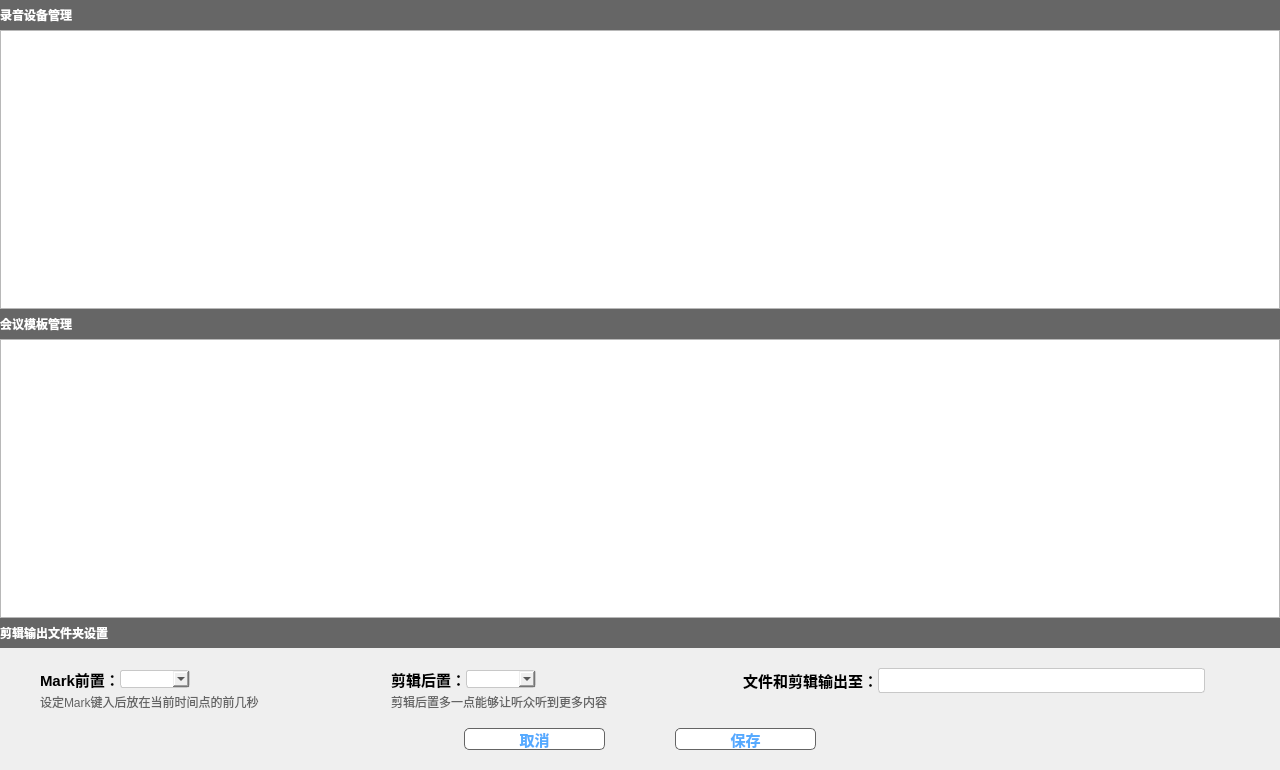
<?xml version="1.0" encoding="UTF-8"?>
<ui version="4.0">
 <class>Scene_Setting</class>
 <widget class="QGroupBox" name="Scene_Setting">
  <property name="geometry">
   <rect>
    <x>0</x>
    <y>0</y>
    <width>1280</width>
    <height>770</height>
   </rect>
  </property>
  <property name="minimumSize">
   <size>
    <width>800</width>
    <height>570</height>
   </size>
  </property>
  <property name="windowTitle">
   <string>GroupBox</string>
  </property>
  <property name="styleSheet">
   <string notr="true">QGroupBox{
border:0;
}</string>
  </property>
  <layout class="QGridLayout" name="gridLayout_7" rowstretch="1,1,0">
   <property name="leftMargin">
    <number>0</number>
   </property>
   <property name="topMargin">
    <number>0</number>
   </property>
   <property name="rightMargin">
    <number>0</number>
   </property>
   <property name="bottomMargin">
    <number>0</number>
   </property>
   <property name="spacing">
    <number>0</number>
   </property>
   <item row="0" column="0">
    <widget class="QGroupBox" name="device_box">
     <property name="title">
      <string/>
     </property>
     <layout class="QGridLayout" name="gridLayout_4">
      <property name="leftMargin">
       <number>0</number>
      </property>
      <property name="topMargin">
       <number>0</number>
      </property>
      <property name="rightMargin">
       <number>0</number>
      </property>
      <property name="bottomMargin">
       <number>0</number>
      </property>
      <property name="spacing">
       <number>0</number>
      </property>
      <item row="0" column="0">
       <layout class="QHBoxLayout" name="horizontalLayout_2" stretch="750,70">
        <property name="spacing">
         <number>0</number>
        </property>
        <item>
         <widget class="QLabel" name="label">
          <property name="minimumSize">
           <size>
            <width>0</width>
            <height>30</height>
           </size>
          </property>
          <property name="maximumSize">
           <size>
            <width>16777215</width>
            <height>30</height>
           </size>
          </property>
          <property name="font">
           <font>
            <weight>75</weight>
            <bold>true</bold>
           </font>
          </property>
          <property name="styleSheet">
           <string notr="true">background-color: rgb(102, 102, 102);
color: rgb(255, 255, 255);
padding-left:1.5em;
padding-top:0.6em;
padding-bottom:0.6em;
border:0;</string>
          </property>
          <property name="text">
           <string>录音设备管理</string>
          </property>
         </widget>
        </item>
        <item>
         <widget class="QPushButton" name="fresh_btn">
          <property name="sizePolicy">
           <sizepolicy hsizetype="Preferred" vsizetype="Preferred">
            <horstretch>0</horstretch>
            <verstretch>0</verstretch>
           </sizepolicy>
          </property>
          <property name="minimumSize">
           <size>
            <width>50</width>
            <height>30</height>
           </size>
          </property>
          <property name="maximumSize">
           <size>
            <width>50</width>
            <height>30</height>
           </size>
          </property>
          <property name="cursor">
           <cursorShape>PointingHandCursor</cursorShape>
          </property>
          <property name="styleSheet">
           <string notr="true">QPushButton:hover{
border: none;
}
QPushButton{
background-color: rgb(102, 102, 102);
border: none;
width:70px;
height:20px;
padding:2px;
padding-right:0.7em;
image: url(:/resource/u1378.png);
}
QPushButton:pressed{
padding:0.3em;
color:white;
}</string>
          </property>
          <property name="text">
           <string/>
          </property>
         </widget>
        </item>
       </layout>
      </item>
      <item row="1" column="0">
       <widget class="QListView" name="deviceList"/>
      </item>
     </layout>
    </widget>
   </item>
   <item row="1" column="0">
    <widget class="QGroupBox" name="template_box">
     <property name="title">
      <string/>
     </property>
     <layout class="QGridLayout" name="gridLayout_5">
      <property name="leftMargin">
       <number>0</number>
      </property>
      <property name="topMargin">
       <number>0</number>
      </property>
      <property name="rightMargin">
       <number>0</number>
      </property>
      <property name="bottomMargin">
       <number>0</number>
      </property>
      <property name="spacing">
       <number>0</number>
      </property>
      <item row="0" column="0">
       <layout class="QHBoxLayout" name="horizontalLayout" stretch="750,50">
        <property name="spacing">
         <number>0</number>
        </property>
        <item>
         <widget class="QLabel" name="label_2">
          <property name="minimumSize">
           <size>
            <width>0</width>
            <height>30</height>
           </size>
          </property>
          <property name="maximumSize">
           <size>
            <width>16777215</width>
            <height>30</height>
           </size>
          </property>
          <property name="font">
           <font>
            <weight>75</weight>
            <bold>true</bold>
           </font>
          </property>
          <property name="styleSheet">
           <string notr="true">background-color: rgb(102, 102, 102);
color: rgb(255, 255, 255);
padding-left:1.5em;
padding-top:0.6em;
padding-bottom:0.6em;
border:0;</string>
          </property>
          <property name="text">
           <string>会议模板管理</string>
          </property>
         </widget>
        </item>
        <item>
         <widget class="QPushButton" name="add_btn">
          <property name="sizePolicy">
           <sizepolicy hsizetype="Preferred" vsizetype="Preferred">
            <horstretch>0</horstretch>
            <verstretch>0</verstretch>
           </sizepolicy>
          </property>
          <property name="minimumSize">
           <size>
            <width>50</width>
            <height>30</height>
           </size>
          </property>
          <property name="maximumSize">
           <size>
            <width>50</width>
            <height>30</height>
           </size>
          </property>
          <property name="cursor">
           <cursorShape>PointingHandCursor</cursorShape>
          </property>
          <property name="styleSheet">
           <string notr="true">QPushButton:hover{
border: none;
}
QPushButton{
background-color: rgb(102, 102, 102);
border: none;
width:70px;
height:20px;
padding:2px;
padding-right:1em;
image: url(:/resource/u1364.png);
}
QPushButton:pressed{
padding:0.3em;
color:white;
}</string>
          </property>
          <property name="text">
           <string/>
          </property>
         </widget>
        </item>
       </layout>
      </item>
      <item row="1" column="0">
       <widget class="QListView" name="templateList">
        <property name="autoFillBackground">
         <bool>false</bool>
        </property>
       </widget>
      </item>
     </layout>
    </widget>
   </item>
   <item row="2" column="0">
    <widget class="QGroupBox" name="output_box">
     <property name="maximumSize">
      <size>
       <width>16777215</width>
       <height>200</height>
      </size>
     </property>
     <property name="title">
      <string/>
     </property>
     <layout class="QGridLayout" name="gridLayout_6">
      <property name="leftMargin">
       <number>0</number>
      </property>
      <property name="topMargin">
       <number>0</number>
      </property>
      <property name="rightMargin">
       <number>0</number>
      </property>
      <property name="bottomMargin">
       <number>0</number>
      </property>
      <property name="spacing">
       <number>0</number>
      </property>
      <item row="1" column="0">
       <widget class="QLabel" name="label_3">
        <property name="minimumSize">
         <size>
          <width>0</width>
          <height>30</height>
         </size>
        </property>
        <property name="maximumSize">
         <size>
          <width>16777215</width>
          <height>30</height>
         </size>
        </property>
        <property name="font">
         <font>
          <weight>75</weight>
          <bold>true</bold>
         </font>
        </property>
        <property name="styleSheet">
         <string notr="true">background-color: rgb(102, 102, 102);
color: rgb(255, 255, 255);
padding-left:1.5em;
padding-top:0.6em;
padding-bottom:0.6em;
border:0;</string>
        </property>
        <property name="text">
         <string>剪辑输出文件夹设置</string>
        </property>
       </widget>
      </item>
      <item row="2" column="0">
       <widget class="QGroupBox" name="groupBox">
        <property name="styleSheet">
         <string notr="true">border:0;</string>
        </property>
        <property name="title">
         <string/>
        </property>
        <layout class="QGridLayout" name="gridLayout_9" columnstretch="2,2,3">
         <property name="leftMargin">
          <number>40</number>
         </property>
         <property name="topMargin">
          <number>20</number>
         </property>
         <property name="rightMargin">
          <number>40</number>
         </property>
         <property name="bottomMargin">
          <number>20</number>
         </property>
         <property name="horizontalSpacing">
          <number>20</number>
         </property>
         <property name="verticalSpacing">
          <number>15</number>
         </property>
         <item row="0" column="0">
          <layout class="QGridLayout" name="gridLayout_3">
           <item row="0" column="0">
            <widget class="QLabel" name="label_5">
             <property name="font">
              <font>
               <pointsize>11</pointsize>
               <weight>75</weight>
               <bold>true</bold>
              </font>
             </property>
             <property name="text">
              <string>Mark前置：</string>
             </property>
            </widget>
           </item>
           <item row="0" column="1">
            <widget class="QComboBox" name="mark_comboBox">
             <property name="minimumSize">
              <size>
               <width>70</width>
               <height>0</height>
              </size>
             </property>
             <property name="cursor">
              <cursorShape>PointingHandCursor</cursorShape>
             </property>
             <property name="styleSheet">
              <string notr="true">border:1px solid rgb(200, 200, 200);
border-radius: 3px; </string>
             </property>
            </widget>
           </item>
           <item row="0" column="2">
            <spacer name="horizontalSpacer_5">
             <property name="orientation">
              <enum>Qt::Horizontal</enum>
             </property>
             <property name="sizeHint" stdset="0">
              <size>
               <width>40</width>
               <height>20</height>
              </size>
             </property>
            </spacer>
           </item>
           <item row="1" column="0" colspan="3">
            <widget class="QLabel" name="label_6">
             <property name="styleSheet">
              <string notr="true">color:rgb(100, 100, 100);</string>
             </property>
             <property name="text">
              <string>设定Mark键入后放在当前时间点的前几秒</string>
             </property>
            </widget>
           </item>
          </layout>
         </item>
         <item row="0" column="1">
          <layout class="QGridLayout" name="gridLayout_8">
           <item row="0" column="0">
            <widget class="QLabel" name="label_7">
             <property name="font">
              <font>
               <pointsize>11</pointsize>
               <weight>75</weight>
               <bold>true</bold>
              </font>
             </property>
             <property name="text">
              <string>剪辑后置：</string>
             </property>
            </widget>
           </item>
           <item row="0" column="1">
            <widget class="QComboBox" name="edit_comboBox">
             <property name="minimumSize">
              <size>
               <width>70</width>
               <height>0</height>
              </size>
             </property>
             <property name="cursor">
              <cursorShape>PointingHandCursor</cursorShape>
             </property>
             <property name="styleSheet">
              <string notr="true">border:1px solid rgb(200, 200, 200);
border-radius: 3px; </string>
             </property>
            </widget>
           </item>
           <item row="0" column="2">
            <spacer name="horizontalSpacer_6">
             <property name="orientation">
              <enum>Qt::Horizontal</enum>
             </property>
             <property name="sizeHint" stdset="0">
              <size>
               <width>40</width>
               <height>20</height>
              </size>
             </property>
            </spacer>
           </item>
           <item row="1" column="0" colspan="3">
            <widget class="QLabel" name="label_8">
             <property name="styleSheet">
              <string notr="true">color:rgb(100, 100, 100);</string>
             </property>
             <property name="text">
              <string>剪辑后置多一点能够让听众听到更多内容</string>
             </property>
            </widget>
           </item>
          </layout>
         </item>
         <item row="0" column="2">
          <layout class="QGridLayout" name="gridLayout" columnstretch="10,0,0">
           <item row="0" column="0">
            <widget class="QLabel" name="label_4">
             <property name="sizePolicy">
              <sizepolicy hsizetype="Fixed" vsizetype="Preferred">
               <horstretch>0</horstretch>
               <verstretch>0</verstretch>
              </sizepolicy>
             </property>
             <property name="font">
              <font>
               <pointsize>11</pointsize>
               <weight>75</weight>
               <bold>true</bold>
              </font>
             </property>
             <property name="text">
              <string>文件和剪辑输出至：</string>
             </property>
            </widget>
           </item>
           <item row="0" column="1">
            <widget class="QLineEdit" name="output_lineEdit">
             <property name="sizePolicy">
              <sizepolicy hsizetype="Expanding" vsizetype="Minimum">
               <horstretch>0</horstretch>
               <verstretch>0</verstretch>
              </sizepolicy>
             </property>
             <property name="minimumSize">
              <size>
               <width>0</width>
               <height>25</height>
              </size>
             </property>
             <property name="maximumSize">
              <size>
               <width>16777215</width>
               <height>30</height>
              </size>
             </property>
             <property name="styleSheet">
              <string notr="true">QLineEdit{
border:1px solid rgb(200, 200, 200);
border-radius: 3px; 
}
QLineEdit:hover{
border: 1px solid rgb(85, 170, 255);
}</string>
             </property>
             <property name="readOnly">
              <bool>true</bool>
             </property>
            </widget>
           </item>
           <item row="0" column="2">
            <widget class="QPushButton" name="select_folder_btn">
             <property name="sizePolicy">
              <sizepolicy hsizetype="Fixed" vsizetype="Fixed">
               <horstretch>0</horstretch>
               <verstretch>0</verstretch>
              </sizepolicy>
             </property>
             <property name="minimumSize">
              <size>
               <width>0</width>
               <height>25</height>
              </size>
             </property>
             <property name="maximumSize">
              <size>
               <width>35</width>
               <height>16777215</height>
              </size>
             </property>
             <property name="cursor">
              <cursorShape>PointingHandCursor</cursorShape>
             </property>
             <property name="styleSheet">
              <string notr="true">QPushButton:hover{
border: none;
}
QPushButton{
background-color: none;
border: none;
width:70px;
height:20px;
image: url(:/resource/folder.png);
}
QPushButton:pressed{
padding:0.3em;
color:white;
}</string>
             </property>
             <property name="text">
              <string/>
             </property>
            </widget>
           </item>
           <item row="1" column="0" colspan="3">
            <spacer name="horizontalSpacer">
             <property name="orientation">
              <enum>Qt::Horizontal</enum>
             </property>
             <property name="sizeHint" stdset="0">
              <size>
               <width>40</width>
               <height>20</height>
              </size>
             </property>
            </spacer>
           </item>
          </layout>
         </item>
         <item row="1" column="0" colspan="3">
          <layout class="QGridLayout" name="gridLayout_2" columnstretch="30,10,5,10,30">
           <item row="0" column="0">
            <spacer name="horizontalSpacer_2">
             <property name="orientation">
              <enum>Qt::Horizontal</enum>
             </property>
             <property name="sizeHint" stdset="0">
              <size>
               <width>40</width>
               <height>20</height>
              </size>
             </property>
            </spacer>
           </item>
           <item row="0" column="1">
            <widget class="QPushButton" name="cancel_btn">
             <property name="font">
              <font>
               <pointsize>11</pointsize>
               <weight>75</weight>
               <bold>true</bold>
              </font>
             </property>
             <property name="styleSheet">
              <string notr="true">QPushButton:hover{
border: 1px solid rgb(85, 170, 255);
color:white;
background-color:rgb(85, 170, 255);
}
QPushButton{
background-color:  white;
border: 1px solid rgb(100, 100, 100);
border-radius: 5px;   
width:80px;
height:20px;
padding-left:1.5em;
padding-right:1.5em;
padding-top:0.6em;
padding-bottom:0.6em;
color:rgb(85, 170, 255);
}
QPushButton:pressed{
background-color:rgb(85, 170, 255);
margin:2px;
color:black;
border: 1px solid white;
}
QPushButton:disabled{
background-color: transparent;
color:gray;
}</string>
             </property>
             <property name="text">
              <string>取消</string>
             </property>
            </widget>
           </item>
           <item row="0" column="2">
            <spacer name="horizontalSpacer_4">
             <property name="orientation">
              <enum>Qt::Horizontal</enum>
             </property>
             <property name="sizeType">
              <enum>QSizePolicy::Preferred</enum>
             </property>
             <property name="sizeHint" stdset="0">
              <size>
               <width>20</width>
               <height>20</height>
              </size>
             </property>
            </spacer>
           </item>
           <item row="0" column="3">
            <widget class="QPushButton" name="save_btn">
             <property name="font">
              <font>
               <pointsize>11</pointsize>
               <weight>75</weight>
               <bold>true</bold>
              </font>
             </property>
             <property name="styleSheet">
              <string notr="true">QPushButton:hover{
border: 1px solid rgb(85, 170, 255);
color:white;
background-color:rgb(85, 170, 255);
}
QPushButton{
background-color:  white;
border: 1px solid rgb(100, 100, 100);
border-radius: 5px;   
width:80px;
height:20px;
padding-left:1.5em;
padding-right:1.5em;
padding-top:0.6em;
padding-bottom:0.6em;
color:rgb(85, 170, 255);
}
QPushButton:pressed{
background-color:rgb(85, 170, 255);
margin:2px;
color:black;
border: 1px solid white;
}
QPushButton:disabled{
background-color: transparent;
color:gray;
}</string>
             </property>
             <property name="text">
              <string>保存</string>
             </property>
            </widget>
           </item>
           <item row="0" column="4">
            <spacer name="horizontalSpacer_3">
             <property name="orientation">
              <enum>Qt::Horizontal</enum>
             </property>
             <property name="sizeHint" stdset="0">
              <size>
               <width>40</width>
               <height>20</height>
              </size>
             </property>
            </spacer>
           </item>
          </layout>
         </item>
        </layout>
       </widget>
      </item>
     </layout>
    </widget>
   </item>
  </layout>
 </widget>
 <resources/>
 <connections/>
</ui>
